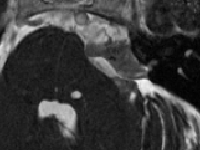
#> input picture data/img_vs.png, 200 x 150 px
$ python show_fused_heatmap.py
#> lines starting #> are read from the running program, lines starting #| are printed output that depends on the picture
import os
import numpy as np
import matplotlib.pyplot as plt
from PIL import Image

def map_scalar_to_color(x):
    x_list = [0.0, 0.25, 0.5, 0.75, 1.0]
    c_list = [[0, 0, 255],
              [0, 255, 255],
              [0, 255, 0],
              [255, 255, 0],
              [255, 0, 0]]
    for i in range(len(x_list)):
        if(x <= x_list[i + 1]):
            x0 = x_list[i]
            x1 = x_list[i + 1]
            c0 = c_list[i]
            c1 = c_list[i + 1]
            alpha = (x - x0)/(x1 - x0)
            c = [c0[j]*(1 - alpha) + c1[j] * alpha for j in range(3)]
            c = [int(item) for item in c]
            return tuple(c)

def get_fused_heat_map(image, att):
    [H, W] = image.size
    img = Image.new('RGB', image.size, (255, 0, 0))

    for i in range(H):
        for j in range(W):
            p0 = image.getpixel((i,j))
            alpha = att.getpixel((i,j))
            p1 = map_scalar_to_color(alpha)
            alpha = 0.5 + alpha*0.3
            p  = [int(p0[c] * (1 - alpha) + p1[c]*alpha) for c in range(3)]
            p = tuple(p)
            img.putpixel((i,j), p)
    return img

if __name__ == "__main__":
    image_name  = "data/img_vs.png"
    scalar_name = "data/img_vs_att.png"
    save_name   = "data/img_vs_heatmap.png"
    img = Image.open(image_name)
#> img is the input picture: PIL image 200x150 RGB; min 1, max 249, mean 58.1
    # load the scalar map, and normalize the inteinsty to  0 - 1
    scl = Image.open(scalar_name).convert('L')
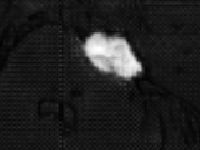
#> input picture data/img_vs_att.png, 200 x 150 px
    scl_norm = np.asarray(scl, np.float32)/255
    scl_norm = Image.fromarray(scl_norm)

    # convert the scalar map to heat map, and fuse it with the original image
    img_scl = get_fused_heat_map(img, scl_norm)
#> in get_fused_heat_map, `img = Image.new('RGB', image.size, (255, 0, 0))`:
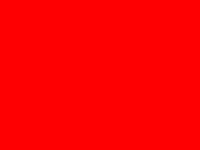
#> img: PIL image 200x150 RGB; mean R, G, B 255, 0, 0
#> after the loop in get_fused_heat_map, `for i in range(H):`:
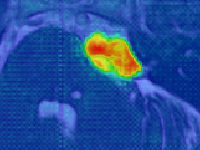
#> img: PIL image 200x150 RGB; mean R, G, B 35, 78.1, 152.5
    img_scl.save(save_name)

    plt.subplot(1,3,1), plt.axis('off')
    plt.imshow(img), plt.title('image')
    plt.subplot(1,3,2), plt.axis('off')
    plt.imshow(scl), plt.title('foreground attention')
    plt.subplot(1,3,3), plt.axis('off')
    plt.imshow(img_scl), plt.title('fused result')
    plt.show()
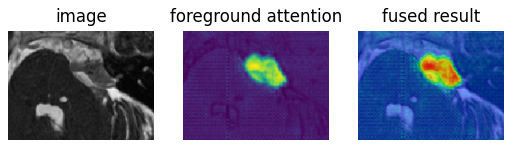
#> figure drawn by matplotlib, 3 panels
